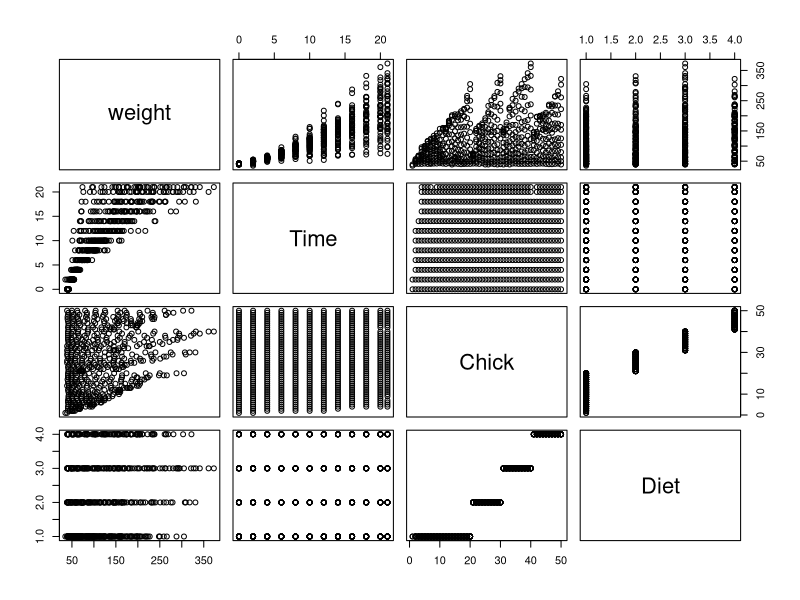

R code for this plot:
## ---- chunk 1
knitr::opts_chunk$set(echo = TRUE)
## ---- chunk 2

# "Initializing" a variable
# Variable <- Value

A <- 1
B <- 2
C <- 3

print(A)
print(B)
print(C)
## ---- chunk 3

D <- A + B
D

## ---- chunk 4

# We can also overwrite variables

C <- 2 * A * B ^ B
C

## ---- chunk 5

C + D

## ---- chunk 6

# Subcategories: integer & double

E <- 525600

## ---- chunk 7

# TRUE or FALSE

Outcome <- TRUE

## ---- chunk 8

# Also known as string; written with quotation marks around them

BestProfession <- "Engineering"

## ---- chunk 9

print(E)
print(Outcome)
print(BestProfession)

## ---- chunk 10

class(E)
class(Outcome)
class(BestProfession)

## ---- chunk 11

# Creating a factor
gender <- factor(c("Male", "Female", "Female", "Male", "Non-binary"))

# Check levels
levels(gender)

## ---- chunk 12

# Custom levels and order
level_ordered <- factor(c("Low", "High", "Medium"),
                        levels = c("Low", "Medium",
                                   "High"), 
                        ordered = TRUE)
level_ordered

## ---- chunk 13

# Check if it's ordered
is.ordered(level_ordered)

## ---- chunk 14

# From character to factor
x <- as.factor(c("A", "B", "A"))
x
class(x)

## ---- chunk 15

# From factor to character
x <- as.character(x)
x
class(x)

## ---- chunk 16

# From character to numeric 
y <- c("1", "2", "3")
y <- as.numeric(y)
y
class(y)

## ---- chunk 17

Crop1 <- "rice"
Crop2 <- "corn"
Crop3 <- "sugarcane"
Crop4 <- "cassava"

## ---- chunk 18

Crops <- c("rice", "corn", "sugarcane", "cassava")
Crops

## ---- chunk 19

# We can also use the assigned variables to group them together:

Crops2 <- c(Crop1, Crop2, Crop3, Crop4)
Crops2

## ---- chunk 20

# Numeric vector
v1 <- c(1, 2, 3, 4, 5)

# Character vector
v2 <- c("apple", "banana", "grapes", "cherry", "strawberry")

# Logical vector
v3 <- c(TRUE, FALSE, TRUE, FALSE, FALSE)

## ---- chunk 21

# Sequence of numbers
v_seq <- seq(0, 50, 2) # Sequence of numbers from 0 to 50, by 2s

# Repeating values
v_rep <- rep(5, times = 4)

## ---- chunk 22

length(Crops)     # number of elements
typeof(Crops)     # data type
is.vector(Crops)  # TRUE if it is a vector

## ---- chunk 23

# Using the Crops vector:

Crops[1]    # Gets the first element
Crops[4]    # Gets the fourth element

## ---- chunk 24

# Accessing multiple values in a vector

Crops[1:2]

## ---- chunk 25

# Overwriting an element in a vector using indexing

Crops[3] <- "dragonfruit"
Crops

## ---- chunk 26

x <- c(1, 2, 3)
y <- c(4, 5, 6)

x + y   # 5 7 9
x * 2   # 2 4 6
x > 2   # FALSE FALSE TRUE

## ---- chunk 27

# Creating a matrix (2D array)
# Option 1: using array() (since a matrix is an array)

m1 <- array(data = 1:10, dim = c(5, 2))
m1

## ---- chunk 28

# Option 2: using matrix()

m2 <- matrix(data = 1:10, nrow = 5, byrow = FALSE)
m2

## ---- chunk 29

class(m1)
typeof(m1)

class(m2)
typeof(m2)

## ---- chunk 30

# Column-bind
m3 <- cbind(c(1,2), c(3,4))

# Row-bind
m4 <- rbind(c(1,2), c(3,4))

print(m3)
print(m4)

# Try to spot the difference between doing a cbind versus rbind:

## ---- chunk 31

# Create a sample matrix

m5 <- matrix(1:20, nrow = 4)
m5

## ---- chunk 32

# Access elements in the matrix

m5[1, 2]   # Row 1, Column 2
m5[ , 2]   # Entire column 2
m5[4, ]    # Entire row 4

## ---- chunk 33

# Create matrices

m6 <- matrix(1:4, nrow = 2)
m7 <- matrix(5:8, nrow = 2)

m6
m7

## ---- chunk 34

m6 + m7   # Element-wise addition
m6 * m7   # Element-wise multiplication

## ---- chunk 35

dim(m5)      # dimensions (number of rows, number of columns)
nrow(m5)     # number of rows
ncol(m5)     # number of columns
rowSums(m5)  # sum of each row
colSums(m5)  # sum of each column
rowMeans(m5) # average of each row
colMeans(m5) # average of each column
t(m5)        # transpose

## ---- chunk 36

df <- data.frame(
  crop = c("rice", "corn", "sugarcane", "dragonfruit", "cassava"),
  weight_kg = c(100, 250, 80, 550, 150),
  days_in_storage = c(10, 15, 8, 9, 5)
)

df

## ---- chunk 37

# To view the df in a separate tab:
View(df)

## ---- chunk 38

df$crop     # use dollar sign then the name of the column

## ---- chunk 39

df[1, 2]            # by row and column index

## ---- chunk 40

df[ , "weight_kg"]  # all rows of column weight_kg

## ---- chunk 41

df[1, ]             # entire first row

## ---- chunk 42

# Using subset()

subset(df, weight_kg > 100)

## ---- chunk 43

# dimensions (number of rows, number of columns)
dim(df)          

## ---- chunk 44

# structure
str(df)   

## ---- chunk 45

# summary statistics
summary(df)

## ---- chunk 46

# column names
names(df)

## ---- chunk 47

# Adding a new column
df$storage_room <- c(1, 1, 2, 3, 4)
df

## ---- chunk 48

# Renaming a column
# a. Rename a single column by name
names(df)[names(df) == "weight_kg"] <- "weight_tons"
df

## ---- chunk 49

# b. Rename by column position
names(df)[2] <- "weight_kg"
df

## ---- chunk 50

# c. Rename multiple columns
names(df) <- c("crop_name", "weight", "number_of_days_stored", "room_no")
df

## ---- chunk 51

# Creating a simple list
list1 <- list(1, "hello", TRUE, c(2, 3, 4))
list1

## ---- chunk 52

# Creating a named list
list2 <- list(crop = "rice",
              weight_kg = c(100, 250, 80),
              status_in_storage = c(TRUE, FALSE, TRUE),
              room_no = "1a")
list2

## ---- chunk 53

# 1. Using $ for named elements

list2$weight_kg

## ---- chunk 54

# 2. Using double brackets [[]]

list2[[2]]                # gets the second element
list2[["weight_kg"]]      # gets the "weight_kg" (which is also the second element)

## ---- chunk 55

# How to see all built-in data sets in R
data()

# A separate tab showing all built-in data sets will come out. View all available data.

## ---- chunk 56

# Let us use ChickWeight = Weight versus age of chicks on different diets

# STEP 1: Load the data set

data("ChickWeight")  # Load the data set

## ---- chunk 57

# STEP 2: See the documentation of the data set

?ChickWeight

# A documentation will appear in the Help tab.

## ---- chunk 58

# STEP 3: Explore the data

head(ChickWeight)     # shows the first few rows

## ---- chunk 59

tail(ChickWeight)    # shows the last few rows

## ---- chunk 60

str(ChickWeight)    # shows the structure

## ---- chunk 61

summary(ChickWeight)   # shows the summary statistics

## ---- chunk 62

# mean
mean_weight <- mean(ChickWeight$weight)

# median
median_weight <- median(ChickWeight$weight)

# mode
mode_weight <- mode(ChickWeight$weight)

# standard deviation
sd_weight <- sd(ChickWeight$weight)

print(mean_weight)
print(median_weight)
print(mode_weight)
print(sd_weight)

# We assign the values to variables so they are saved in our environment and we can use them later in other computations.

## ---- chunk 63

# STEP 4: Explore the relationships between the numeric columns in the data frame

plot(ChickWeight)

## ---- chunk 64

# Install here() package

install.packages("here")

## ---- chunk 65
# Load the package

library(here)

